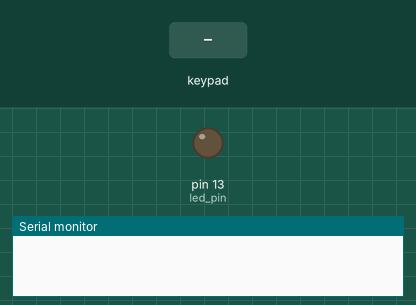
This sketch was run on a simulated Arduino Uno, built with avr-gcc and run on an emulated ATmega328P. Parts: output pins drawn as LEDs (lit = HIGH), the last lines printed to the serial monitor. Dashed ring = blinking. The inputs (shaded band) are chosen by the test bench.

Above: at 1.2 s.
1.3 s: keypad keys 9 8 7 6 pressed 0.4 s apart
At 1.75 s:
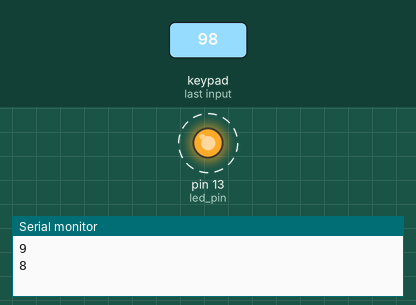
4.4 s: key '*' pressed
At 5.2 s:
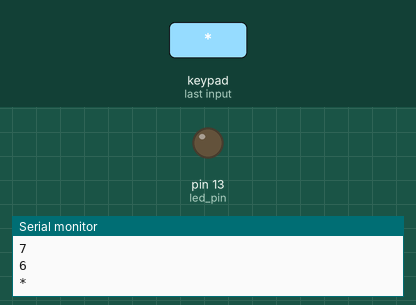
5.9 s: key '#' pressed
At 6.3 s:
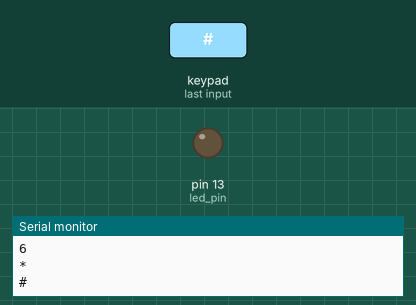
7.4 s: keypad keys 9 8 7 6 A pressed 0.4 s apart
At 7.65 s:
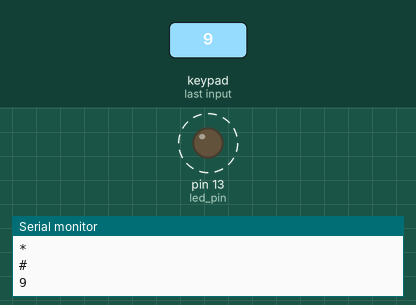
10.9 s: key 'B' pressed
At 11.5 s:
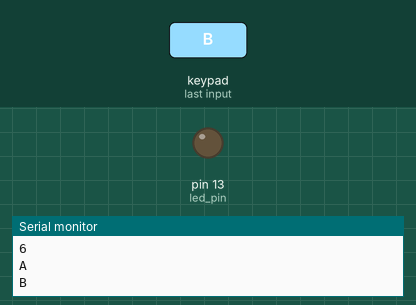
12.4 s: keypad keys 9 8 7 6 D pressed 0.4 s apart
At 12.65 s:
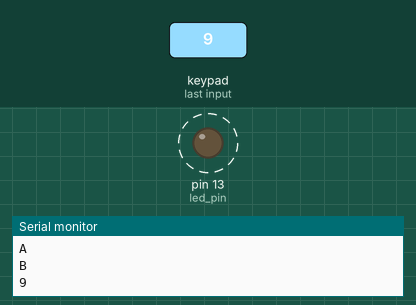
Timing chart, 0 to 15.6 s (numbered marks = the images above; inputs shaded):
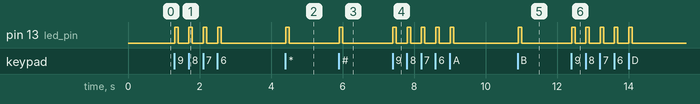

The sketch:

Keypad_Serial_Monitor_Test.ino
```cpp
#include <Keypad.h>

int led_pin=13;
const byte ROWS = 4; //four rows
const byte COLS = 4; //four columns
//define the cymbols on the buttons of the keypads
char hexaKeys[ROWS][COLS] = {
  {'1','4','7','*'},
  {'2','5','8','0'},
  {'3','6','9','#'},
  {'A','B','C','D'}
};
byte rowPins[ROWS] = {9, 8, 7, 6}; //connect to the row pinouts of the keypad
byte colPins[COLS] = {5, 4, 3, 2}; //connect to the column pinouts of the keypad

//initialize an instance of class NewKeypad
Keypad customKeypad = Keypad( makeKeymap(hexaKeys), rowPins, colPins, ROWS, COLS);

void setup(){
  pinMode(led_pin,OUTPUT);
  Serial.begin(9600);
}

void loop(){
  char customKey = customKeypad.getKey();

  if (customKey){
    digitalWrite(led_pin,HIGH);
    Serial.println(customKey);
    delay(100);
  }
   else digitalWrite(led_pin,LOW);
}
```

Measured:
- after the input at 1.3 s, pin 13 (led_pin): alternates HIGH for 0.10 s and LOW for 0.30 s, 8 changes in all, then stays LOW, starting at once
- after the input at 4.4 s, pin 13 (led_pin): LOW → HIGH at once, → LOW 0.10 s later
- after the input at 5.9 s, pin 13 (led_pin): LOW → HIGH at once, → LOW 0.10 s later
- after the input at 7.4 s, pin 13 (led_pin): alternates HIGH for 0.10 s and LOW for 0.30 s, 10 changes in all, then stays LOW, starting at once
- after the input at 10.9 s, pin 13 (led_pin): LOW → HIGH at once, → LOW 0.10 s later
- after the input at 12.4 s, pin 13 (led_pin): alternates HIGH for 0.10 s and LOW for 0.30 s, 10 changes in all, then stays LOW, starting at once
